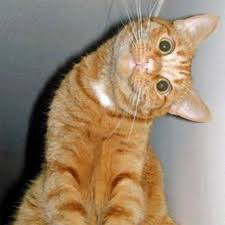
#> input picture imageimage/chat_roux.jpg, 225 x 225 px
$ python image.py
#> lines starting #> are read from the running program, lines starting #| are printed output that depends on the picture
from PIL import Image


class image:

    def image_notion_passée(self):
        pass
    #gris

    def image_resize(self, image):
        self.image = image


    #depend des propriete physique + de la phrase
    def image(self, droite, gauche, haut, bas,
              image1, image2, image3):

        self.droite = droite
        self.gauche = gauche
        self.haut = haut
        self.bas = bas

        self.image1 = image1
        self.image2 = image2
        self.image3 = image3

        picture1 = Image.open(self.image1)
        height1 = picture1.height
        width1 = picture1.width

        picture2 = Image.open(self.image2)
        height2 = picture2.height
        width2 = picture2.width

        picture3 = Image.open(self.image3)
        height3 = picture3.height
        width3 = picture3.width

        result_width = width1 + width2
        result_height = max(height1, height2)

        result = Image.new('RGB', (result_width, result_height))
        result.paste(im = picture1, box = (0, 100))#droite/bas/- = gauche/-haut
        result.paste(im = picture2, box =(width1, 0))#droite/bas/- = gauche/-haut
        result.paste(im = picture3, box =(100, 0))
        result.show()


        #result = Image.new('RGB', (result_width+600, result_height+600))
        #result.paste(im = picture1, box = (0, 200))#droite/bas/- = gauche/-haut
        #result.paste(im = picture2, box =(0, -600))#droite/bas/- = gauche/-haut
        #result.paste(im = picture3, box =(0, 0))
        # -> haut bas

        #y'a un truk a faire avec traitement mot ici dans les para
        #enregistrer l'image

    def couleur_image(self,image):
#> called with image = 'chat_roux.jpg'
        self.image = image

        picture = Image.open(self.image).convert("LA")
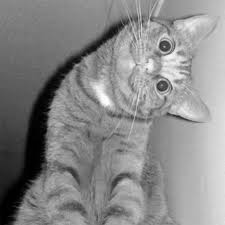
#> picture: PIL image 225x225 LA; mean R, G, B, A 136.3, 136.3, 136.3, 255

        picture.show()
        picture.save("passé_"+self.image+".png")


        #suite logique du truk d'en haut on prend l'image
        #on prendre le temps du verbe
        #on met tout en noir et blanc si passé/imparfait


image = image()
#image.image("","","","",
#            "chat_gris.jpg",
#            "chat_roux.jpg","chat_roux.jpg")
image.couleur_image("chat_roux.jpg")

$ run again, with imageimage/chat_gris.jpg copied over imageimage/chat_roux.jpg
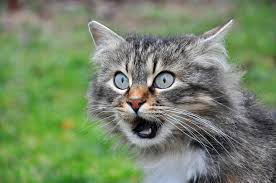
#> input picture imageimage/chat_gris.jpg, 276 x 183 px
#> in couleur_image, `picture = Image.open(self.image).convert("LA")`:
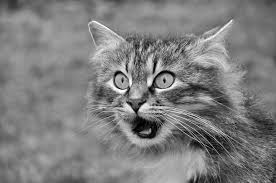
#> picture: PIL image 276x183 LA; mean R, G, B, A 126.8, 126.8, 126.8, 255
